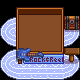

The image is a tile-based game level rendered from a .tmx file. Its description and complete source (layers, tilesets, objects, tile grids) follow:
An orthogonal 5x5 tile map with 16x16 px tiles, 7 tile layers (Back, Back5, Buildings, Buildings1, ...), 4 tilesets.

<map version="1.10" tiledversion="1.10.2" orientation="orthogonal" renderorder="right-down" compressionlevel="0" width="5" height="5" tilewidth="16" tileheight="16" infinite="0" nextlayerid="21" nextobjectid="59">
 <properties>
  <property name="AllowGiantCrops" value="T" />
  <property name="CanBuildHere" value="T" />
  <property name="EnableGrassSpread" value="T" />
  <property name="Fall_Objects" value="T" />
  <property name="FarmFishLocationOverride" value="Mountain 0.5" />
  <property name="ForceAllowTreePlanting" value="T" />
  <property name="IsFarm" value="T" />
  <property name="LocationContext" value="Default" />
  <property name="LooserBuildRestrictions" value="T" />
  <property name="Outdoors" value="T" />
  <property name="Spring_Objects" value="T" />
  <property name="Summer_Objects" value="T" />
  <property name="Winter_Objects" value="T" />
 </properties>
 <tileset firstgid="1" name="Festivals" tilewidth="16" tileheight="16" tilecount="1024" columns="32">
  <image source="Festivals.png" width="512" height="512" />
 </tileset>
 <tileset firstgid="1025" name="rock" tilewidth="16" tileheight="16" tilecount="3" columns="3">
  <image source="rock.png" width="48" height="17" />
 </tileset>
 <tileset firstgid="1028" name="Craftables" tilewidth="16" tileheight="16" tilecount="736" columns="8">
  <image source="Craftables.png" width="128" height="1472" />
 </tileset>
 <tileset firstgid="1764" name="furniture" tilewidth="16" tileheight="16" tilecount="2976" columns="32">
  <image source="furniture.png" width="512" height="1488" />
 </tileset>
 <layer id="1" name="Back" width="5" height="5">
  <data encoding="csv">
0,0,0,0,0,
0,0,0,0,0,
0,0,0,0,0,
0,0,0,0,0,
0,0,0,0,0
</data>
 </layer>
 <layer id="19" name="Back5" width="5" height="5">
  <data encoding="csv">
0,0,0,0,0,
3742,3743,3743,3743,3744,
3774,3775,3775,3775,3776,
3742,3743,3743,3743,3744,
3774,3775,3775,3775,3776
</data>
 </layer>
 <layer id="2" name="Buildings" width="5" height="5">
  <data encoding="csv">
0,0,0,0,0,
0,286,287,288,1294,
0,318,319,320,0,
0,350,351,352,1105,
0,0,0,0,0
</data>
 </layer>
 <layer id="20" name="Buildings1" width="5" height="5">
  <data encoding="csv">
0,0,0,0,0,
0,0,0,0,0,
0,0,0,0,0,
0,1025,1026,1027,0,
0,0,0,0,0
</data>
 </layer>
 <layer id="3" name="Front" width="5" height="5">
  <data encoding="csv">
0,254,255,256,0,
0,0,0,0,0,
0,0,0,0,0,
0,0,0,0,0,
0,0,0,0,0
</data>
 </layer>
 <layer id="4" name="AlwaysFront" width="5" height="5">
  <data encoding="csv">
0,0,0,0,0,
0,0,0,0,0,
0,0,0,0,0,
0,0,0,0,0,
0,0,0,0,0
</data>
 </layer>
 <layer id="5" name="Paths" width="5" height="5">
  <data encoding="csv">
0,0,0,0,0,
0,0,0,0,0,
0,0,0,0,0,
0,0,0,0,0,
0,0,0,0,0
</data>
 </layer>
 <objectgroup id="6" name="Back" />
 <objectgroup id="7" name="Buildings" />
 <objectgroup id="8" name="Front" />
 <objectgroup id="9" name="AlwaysFront" />
 <objectgroup id="10" name="Paths" />
</map>
